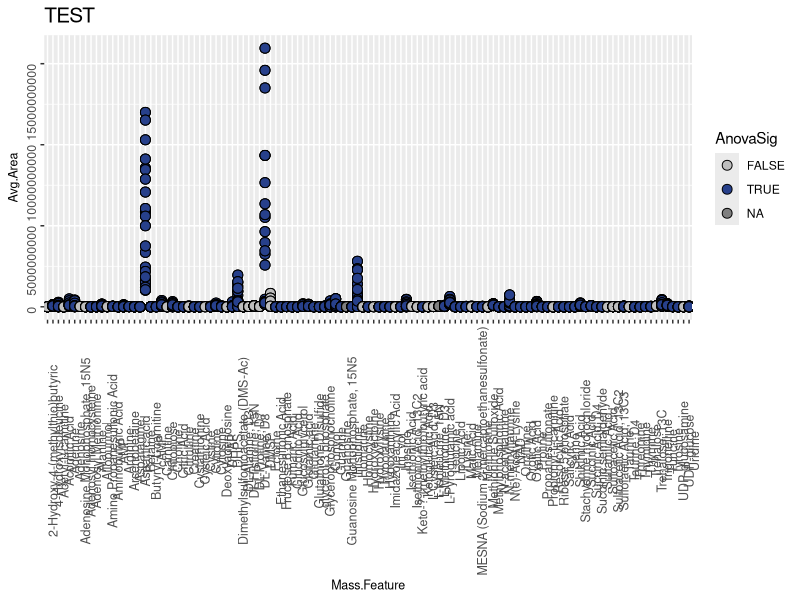

Source code (R):
library(tidyverse)
options(scipen = 999)

complete.BMISd <- read.csv("data_processed/BMIS_Output_2020-02-20.csv", stringsAsFactors = FALSE) %>%
  select(Mass.Feature, Adjusted.Area, Run.Cmpd) %>%
  filter(!str_detect(Run.Cmpd, "Sept29QC|TruePooWeek1|TruePooWeek2|TruePooWeek3|TruePooWeek4|DSW700m")) %>%
  separate(Run.Cmpd, sep = " ", into = c("Replicate.Name"), remove = TRUE) %>%
  mutate(Replicate.Name = recode(Replicate.Name, 
                                 "171002_Smp_IT0_1" ="171002_Smp_IL1IT0_1", 
                                 "171002_Smp_IT0_2" = "171002_Smp_IL1IT0_2",
                                 "171002_Smp_IT0_3" = "171002_Smp_IL1IT0_3",
                                 "171009_Smp_IT05um_1" = "171009_Smp_IL1IT05um_1",
                                 "171009_Smp_IT05um_2" = "171009_Smp_IL1IT05um_2",
                                 "171009_Smp_IT05um_3" = "171009_Smp_IL1IT05um_3",
                                 "171016_Smp_IT0_1" = "171016_Smp_IL2IT0_1",
                                 "171016_Smp_IT0_2" = "171016_Smp_IL2IT0_2",
                                 "171016_Smp_IT0_3" = "171016_Smp_IL2IT0_3",
                                 "171023_Smp_IT05um_1" = "171023_Smp_IL2IT05um_1",
                                 "171023_Smp_IT05um_2" = "171023_Smp_IL2IT05um_2",
                                 "171023_Smp_IT05um_3" = "171023_Smp_IL2IT05um_3")) %>%
  separate(Replicate.Name, into = c("one", "two", "SampID", "four"), fill = "right", remove = FALSE) %>%
  select(Mass.Feature, Replicate.Name, SampID, Adjusted.Area) %>%
  drop_na()


grouped.BMISd <- complete.BMISd %>%
  select(-Replicate.Name) %>%
  group_by(Mass.Feature, SampID) %>%
  mutate(Avg.Area = mean(Adjusted.Area)) %>%
  mutate(Count = n()) %>%
  filter(!Count < 3) %>%
  ungroup() %>%
  mutate(SampID = factor(SampID, ordered = TRUE)) 

glimpse(grouped.BMISd)
levels(grouped.BMISd$SampID)


# Apply ANOVA to dataframe, summarize and check significance
AnovaList <- lapply(split(grouped.BMISd, grouped.BMISd$Mass.Feature), function(i) {
  aov(lm(Adjusted.Area ~ SampID, data = i))
}) 
AnovaListSummary <- lapply(AnovaList, function(i) {
  summary(i)
})


# Apply Tukey to dataframe and check significance
#TukeyList <- lapply(AnovaList, function(x) TukeyHSD(x))

# Summarize ANOVA and create dataframe of significance
AnovaDF <- as.data.frame(do.call(rbind, lapply(AnovaListSummary, function(x) {temp <- unlist(x)})))
colnames(AnovaDF)[9] <- "AnovaP"
AnovaDF$AnovaQ <- p.adjust(AnovaDF$AnovaP, method = "fdr")

AnovaDF <- AnovaDF %>%
  rownames_to_column(var = "Mass.Feature") %>%
  mutate(AnovaSig = ifelse(AnovaQ < 0.1, TRUE, FALSE)) %>%
  select(Mass.Feature, AnovaP, AnovaQ, AnovaSig) %>%
  arrange(Mass.Feature)


toPlot <- grouped.BMISd %>%
  left_join(AnovaDF) 
  # group_by(Mass.Feature, SampID) %>%
  # mutate(AveSmp = mean(Area.BMISd.Normd, na.rm = TRUE)) %>%
  # select(Mass.Feature, SampID, AveSmp, AnovaSig) %>%
  # unique() %>%
  # left_join(TukeyDF) %>%
  # left_join(Analysis) %>%
  # arrange(Mass.Feature) %>%
  # drop_na() %>%
  # group_by(Mass.Feature) %>%
  # mutate(TotalAve = mean(AveSmp))


a <- ggplot(toPlot, aes(x = Mass.Feature, y = Avg.Area, fill = AnovaSig)) +
  geom_point(size = 3, shape = 21) +  
  scale_fill_manual(values = c("grey", "royalblue4")) +
  ggtitle("TEST") +
  theme(plot.title = element_text(size = 15),
        legend.position="none",
        axis.title.y=element_text(size=9),
        axis.title.x=element_text(size=9),
        axis.text=element_text(size=9, angle = 90)) +
  theme(legend.position="right") 
a
